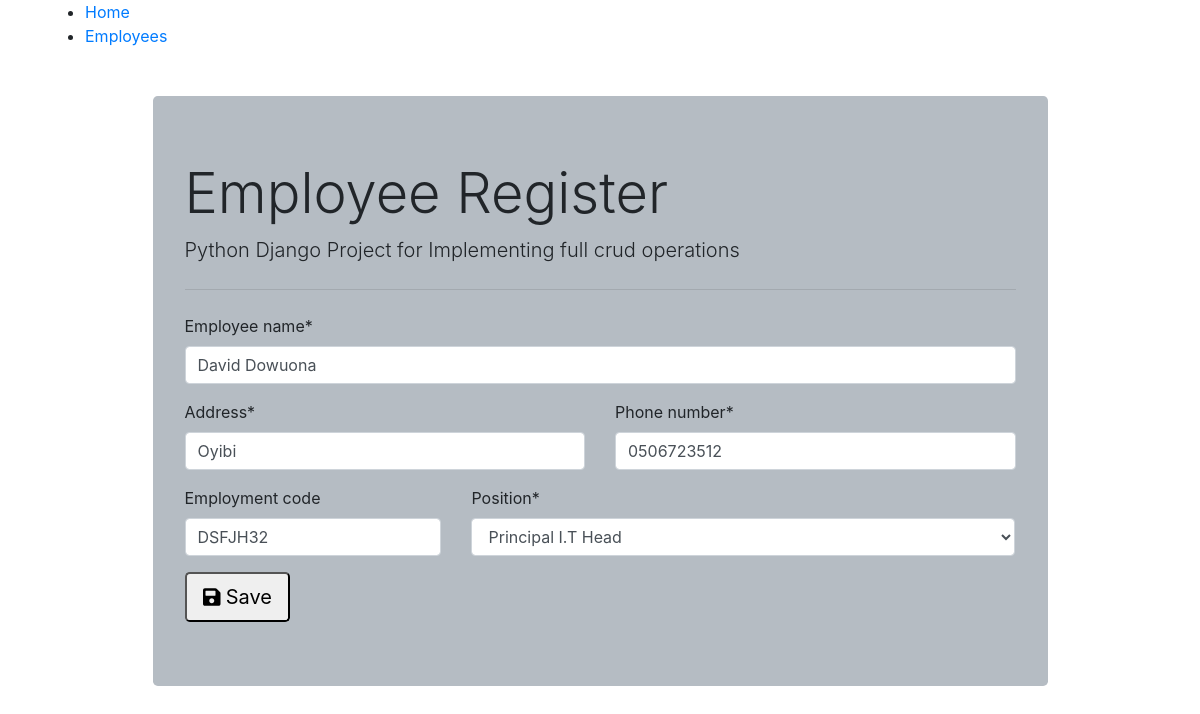
The app's page /employee/7/ with its own data.
### employees/models.py (models this page shows, shortened)
class Employee(models.Model):
    employee_name = models.CharField(max_length=250, unique=True)
    address = models.CharField(max_length=100)
    employment_code = models.CharField(max_length=10)
    phone_number = models.CharField(max_length=10)
    position = models.ForeignKey('Position', on_delete=models.CASCADE)

### employees/views.py (the view, shortened to what this page needs)
# urls.py: path('', views.employee_form, name="home"),
def employee_form(request, id=0):
    if request.method == "GET":
        if id == 0:
            form = EmployeeForm()
        else:
            employee = Employee.objects.get(pk=id)
            form = EmployeeForm(instance=employee)
        return render(request, "employees/employee_form.html", {'form': form})

### employees/forms.py
class EmployeeForm(forms.ModelForm):
    class Meta:
        model = Employee
        fields = ('employee_name', 'address', 'phone_number', 'employment_code', 'position')
        labels = {
            'Employee name': 'Employee Name',
        }
    def __init__(self, *args, **kwargs):
        super(EmployeeForm, self).__init__(*args, **kwargs)
        self.fields['position'].empty_label = 'Select Position'
        self.fields['employment_code'].required = False

### employees/models.py (called while the page is built)
    def __str__(self):
        return self.title

### employees/templates/employees/employee_form.html (shortened to what this page needs)
{% extends "employees/base.html" %}
{% load crispy_forms_tags %}
    {% block content %}
        <form action="" method="post" autocomplete="off">
            {{form.employee_name | as_crispy_field}}
            <div class="row">
                <div class="col-6">
                    {{form.address | as_crispy_field}}
                </div>
                <div class="col-6">
                    {{form.phone_number | as_crispy_field}}
                </div>
            </div>
            <div class="row">
                <div class="col-4">
                    {{form.employment_code | as_crispy_field}}
                </div>
                <div class="col-8">
                    {{form.position | as_crispy_field}}
                </div>
            </div>
            <button type="submit" class="success  btn-lg">
                <i class="fas fa-save"></i> Save
                </button>
        </form>
    {% endblock %}

### records on screen
Employee: employee_name "David Dowuona", address "Oyibi", phone_number "0506723512", employment_code "DSFJH32", position "Principal I.T Head"
